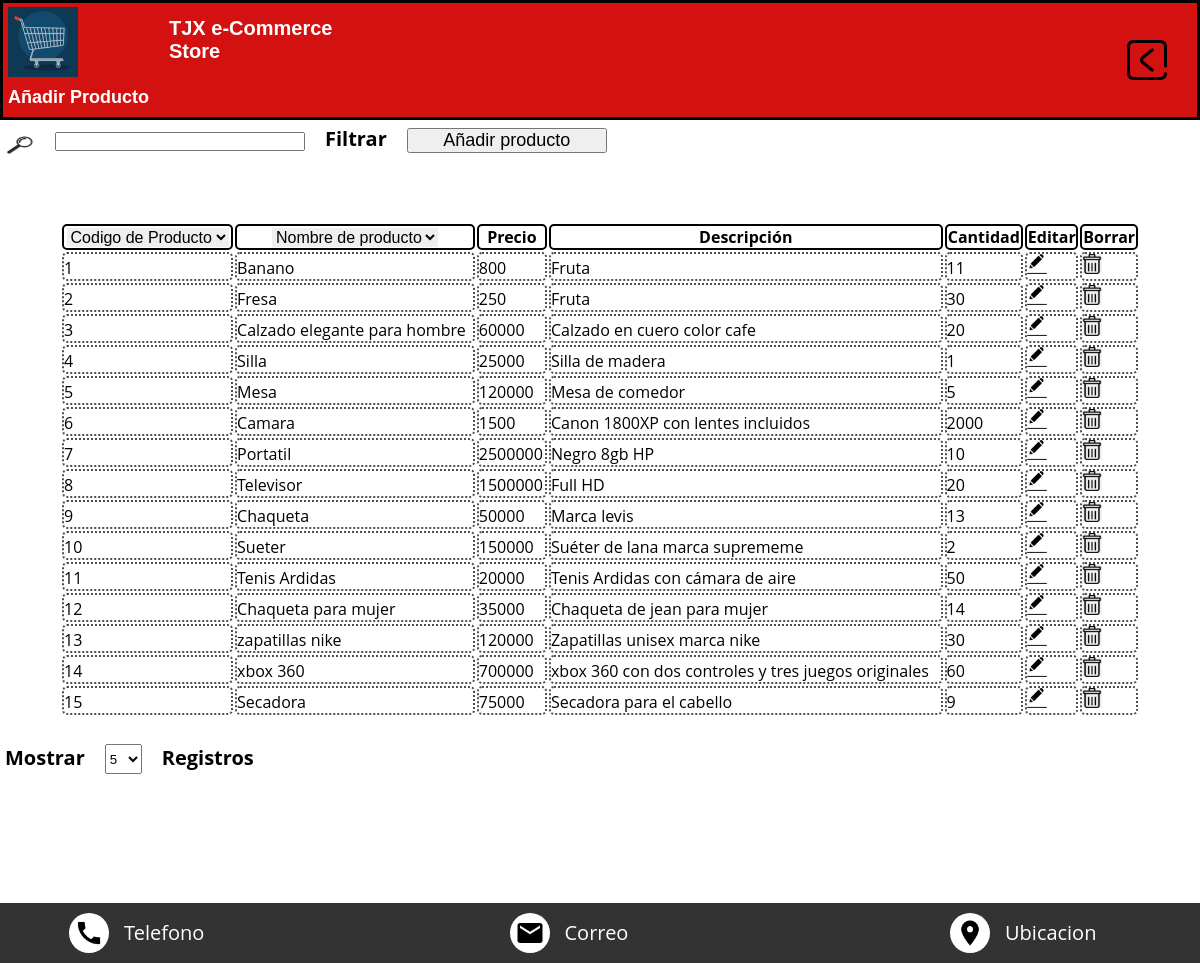
The app's page /agregar_producto (signed in) with its own data.
### tables this page shows
CREATE TABLE Productos (Codigo INTEGER NOT NULL PRIMARY KEY AUTOINCREMENT, Nombre TEXT NOT NULL, Descripcion TEXT NOT NULL, Precio INTEGER NOT NULL, Cantidad INTEGER NOT NULL, URL_prod TEXT DEFAULT NULL);

### main.py (the view)
@app.route('/agregar_producto')
def agregar_producto():
    if 'user' in session:
        try:
            with sqlite3.connect("TJX_productos.db") as con:
                cur = con.cursor()
                query = cur.execute("SELECT Rol FROM Usuarios WHERE Correo = ?",[session['user']]).fetchone()
                rol = query
                if rol[0] == 'Admin':
                    try:
                        with sqlite3.connect("TJX_productos.db") as con:
                                cur = con.cursor()
                                cur.execute('SELECT * FROM Productos')
                                data=cur.fetchall()
                                return render_template('addproduct.html', datosprod = data)
                    except Error:
                        print(Error)
                else:
                    return redirect('/')
        except Error:
            return redirect('/')
    else:
        return redirect('/')

### templates/addproduct.html (shortened to what this page needs)
{% extends "base/base.html" %}
{% block stylesheet %}
<link rel="stylesheet" href="{{url_for('static',filename='css/addproduct_style.css')}}" />
{% endblock %}
{% block namesheet %}Añadir Producto{% endblock %}
{% block content %}
<main>
    <div class="ini_div">
        <div>
            <img src="{{url_for('static',filename='img/buscar.png')}}" alt="buscar" class="img_search" />
        </div>
        <div>
            <input type="text" class="txt_input">
        </div>
        <div>
            <p class="nombre_txt"><b>Filtrar</b></p>
        </div>
        <div>
            <a href="/crear_producto"><input type="button" class="agregarp" value="Añadir producto" id="btn_agregar"></a>
        </div>
    </div>
    <br>
    <table class="mitabla">
        <tr>
            <th> <select name="Codigo de Producto" class="etiquet">
                    <option value="">Codigo de Producto</option>
                </select></th>
            <th><select name="Nombre de producto" class="etiquet">
                    <option value="">Nombre de producto</option>
                </select></th>
            <th>
                <p class="nombre_txt"><b>Precio</b></p>
            </th>
            <th>
                <p class="nombre_txt"><b>Descripción</b></p>
            </th>
            <th>
                <p class="nombre_txt"><b>Cantidad</b></p>
            </th>
            <th>
                <p class="nombre_txt"><b>Editar</b></p>
            </th>
            <th>
                <p class="nombre_txt"><b>Borrar</b></p>
            </th>
        </tr>
        {% for datoprod in datosprod %}
        <tr>
            <td>{{datoprod.0}}</td>
            <td>{{datoprod.1}}</td>
            <td>{{datoprod.3}}</td>
            <td>{{datoprod.2}}</td>
            <td>{{datoprod.4}}</td>
            <td class="mitd"> <a href="/editp/{{datoprod.0}}"><img src="{{url_for('static',filename='img/editar.png')}}" alt="editar" class="img_tab"> </a>
            </td>
            <td class="mitd"> <a href="/deletep/{{datoprod.0}}"><img src="{{url_for('static',filename='img/papelera.png')}}" alt="eliminar" class="img_tab"></a>
            </td>
        </tr>
        {% endfor %}
    </table>
    <br>
    <div class="fin_div">
        <div>
            <p class="nombre_txt"><b>Mostrar</b></p>
        </div>
        <select name="Mostrar">
            <option value="value1">5</option>
        </select>
        <div>
            <p class="nombre_txt"><b>Registros</b></p>
        </div>
    </div>
    <br>
    <div class="ini_div">
    </div>
    <br>
</main>
{% endblock %}

### static/css/menu_style.css (style rules this page uses)
* { margin: 0; padding: 0; box-sizing: border-box; }
img { display: block; max-width: 100%; }
a { display: inline-block; text-decoration: none; }
body { font-family: "open sans", sans-serif; margin: 0%; }

### static/css/addproduct_style.css (style rules this page uses)
.ini_div { width: 100%; height: 10vh; gap: 20px; padding: 5px; background: white; display:flex; font-size: 20px; color: black; }
.fin_div { width: 100%; height:5vh ; gap: 20px; padding: 5px; background: white; display:flex; font-size: 20px; color: black; }
.txt_input { width: 250px; }
input[type=button] { font-size:18px }
.img_search { width: 30px; height: 30px; padding-top: 10px; }
.img_tab { width: 20px; height: 20px; }
.agregarp { width: 200px; }
th { border-style: solid; border-color: rgb(3, 0, 5); border-radius: 5px; border-width: 2px; }
td { border-style: dotted; border-color: rgb(83, 78, 78); border-radius: 5px; border-width: 2px; align-content: flex-end; }
table { width: 90%; margin-left: 5%; }
.etiquet { border-style: none; font-size:16px; }
.mitd { align-content: center; }

### records on screen
Productos: Codigo "1", Nombre "Banano", Precio "800", Descripcion "Fruta", Cantidad "11"
Productos: Codigo "2", Nombre "Fresa", Precio "250", Descripcion "Fruta", Cantidad "30"
Productos: Codigo "3", Nombre "Calzado elegante para hombre", Precio "60000", Descripcion "Calzado en cuero color cafe", Cantidad "20"
Productos: Codigo "4", Nombre "Silla", Precio "25000", Descripcion "Silla de madera", Cantidad "1"
Productos: Codigo "5", Nombre "Mesa", Precio "120000", Descripcion "Mesa de comedor", Cantidad "5"
Productos: Codigo "6", Nombre "Camara", Precio "1500", Descripcion "Canon 1800XP con lentes incluidos", Cantidad "2000"
Productos: Codigo "7", Nombre "Portatil", Precio "2500000", Descripcion "Negro 8gb HP", Cantidad "10"
Productos: Codigo "8", Nombre "Televisor", Precio "1500000", Descripcion "Full HD", Cantidad "20"
Productos: Codigo "9", Nombre "Chaqueta", Precio "50000", Descripcion "Marca levis", Cantidad "13"
Productos: Codigo "10", Nombre "Sueter", Precio "150000", Descripcion "Suéter de lana marca suprememe", Cantidad "2"
Productos: Codigo "11", Nombre "Tenis Ardidas", Precio "20000", Descripcion "Tenis Ardidas con cámara de aire", Cantidad "50"
Productos: Codigo "12", Nombre "Chaqueta para mujer", Precio "35000", Descripcion "Chaqueta de jean para mujer", Cantidad "14"
Productos: Codigo "13", Nombre "zapatillas nike", Precio "120000", Descripcion "Zapatillas unisex marca nike", Cantidad "30"
Productos: Codigo "14", Nombre "xbox 360", Precio "700000", Descripcion "xbox 360 con dos controles y tres juegos originales", Cantidad "60"
Productos: Codigo "15", Nombre "Secadora", Precio "75000", Descripcion "Secadora para el cabello", Cantidad "9"
